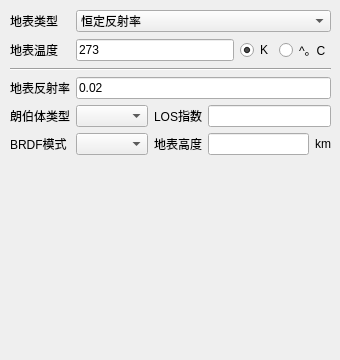
          <widget class="QWidget" name="page_surface">
           <widget class="QWidget" name="verticalLayoutWidget_2">
            <property name="geometry">
             <rect>
              <x>10</x>
              <y>10</y>
              <width>321</width>
              <height>341</height>
             </rect>
            </property>
            <layout class="QVBoxLayout" name="verticalLayout_5">
             <item>
              <layout class="QGridLayout" name="gridLayout_11">
               <item row="1" column="0">
                <widget class="QLabel" name="label_31">
                 <property name="minimumSize">
                  <size>
                   <width>60</width>
                   <height>0</height>
                  </size>
                 </property>
                 <property name="text">
                  <string>地表类型</string>
                 </property>
                </widget>
               </item>
               <item row="1" column="2" colspan="3">
                <widget class="QComboBox" name="comboBox_9">
                 <item>
                  <property name="text">
                   <string>恒定反射率</string>
                  </property>
                 </item>
                 <item>
                  <property name="text">
                   <string>朗伯体</string>
                  </property>
                 </item>
                 <item>
                  <property name="text">
                   <string>BRDF</string>
                  </property>
                 </item>
                </widget>
               </item>
               <item row="2" column="0">
                <widget class="QLabel" name="label_32">
                 <property name="minimumSize">
                  <size>
                   <width>60</width>
                   <height>0</height>
                  </size>
                 </property>
                 <property name="text">
                  <string>地表温度</string>
                 </property>
                </widget>
               </item>
               <item row="2" column="2">
                <widget class="QLineEdit" name="surface_lineEdit_TEMP">
                 <property name="text">
                  <string>273</string>
                 </property>
                </widget>
               </item>
               <item row="2" column="3">
                <widget class="QRadioButton" name="radioButton">
                 <property name="text">
                  <string>K</string>
                 </property>
                 <property name="checked">
                  <bool>true</bool>
                 </property>
                </widget>
               </item>
               <item row="2" column="4">
                <widget class="QRadioButton" name="radioButton_2">
                 <property name="text">
                  <string>^。C</string>
                 </property>
                </widget>
               </item>
              </layout>
             </item>
             <item>
              <widget class="Line" name="line_7">
               <property name="orientation">
                <enum>Qt::Horizontal</enum>
               </property>
              </widget>
             </item>
             <item>
              <layout class="QGridLayout" name="gridLayout_12" columnstretch="1,0,0,0,0">
               <item row="0" column="0" colspan="5">
                <layout class="QHBoxLayout" name="horizontalLayout_13">
                 <item>
                  <widget class="QLabel" name="label_33">
                   <property name="minimumSize">
                    <size>
                     <width>60</width>
                     <height>0</height>
                    </size>
                   </property>
                   <property name="text">
                    <string>地表反射率</string>
                   </property>
                  </widget>
                 </item>
                 <item>
                  <widget class="QLineEdit" name="surface_lineEdit_reflection">
                   <property name="text">
                    <string>0.02</string>
                   </property>
                  </widget>
                 </item>
                </layout>
               </item>
               <item row="1" column="0" colspan="5">
                <layout class="QHBoxLayout" name="horizontalLayout_14">
                 <item>
                  <widget class="QLabel" name="label_34">
                   <property name="minimumSize">
                    <size>
                     <width>60</width>
                     <height>0</height>
                    </size>
                   </property>
                   <property name="text">
                    <string>朗伯体类型</string>
                   </property>
                  </widget>
                 </item>
                 <item>
                  <widget class="QComboBox" name="comboBox_11"/>
                 </item>
                 <item>
                  <widget class="QLabel" name="label_38">
                   <property name="text">
                    <string>LOS指数</string>
                   </property>
                  </widget>
                 </item>
                 <item>
                  <widget class="QLineEdit" name="lineEdit_11"/>
                 </item>
                </layout>
               </item>
              </layout>
             </item>
             <item>
              <layout class="QHBoxLayout" name="horizontalLayout_15">
               <item>
                <widget class="QLabel" name="label_35">
                 <property name="minimumSize">
                  <size>
                   <width>60</width>
                   <height>0</height>
                  </size>
                 </property>
                 <property name="text">
                  <string>BRDF模式</string>
                 </property>
                </widget>
               </item>
               <item>
                <widget class="QComboBox" name="comboBox_10"/>
               </item>
               <item>
                <widget class="QLabel" name="label_36">
                 <property name="text">
                  <string>地表高度</string>
                 </property>
                </widget>
               </item>
               <item>
                <widget class="QLineEdit" name="lineEdit_10"/>
               </item>
               <item>
                <widget class="QLabel" name="label_37">
                 <property name="text">
                  <string>km</string>
                 </property>
                </widget>
               </item>
              </layout>
             </item>
             <item>
              <spacer name="verticalSpacer_4">
               <property name="orientation">
                <enum>Qt::Vertical</enum>
               </property>
               <property name="sizeHint" stdset="0">
                <size>
                 <width>20</width>
                 <height>40</height>
                </size>
               </property>
              </spacer>
             </item>
            </layout>
           </widget>
          </widget>
